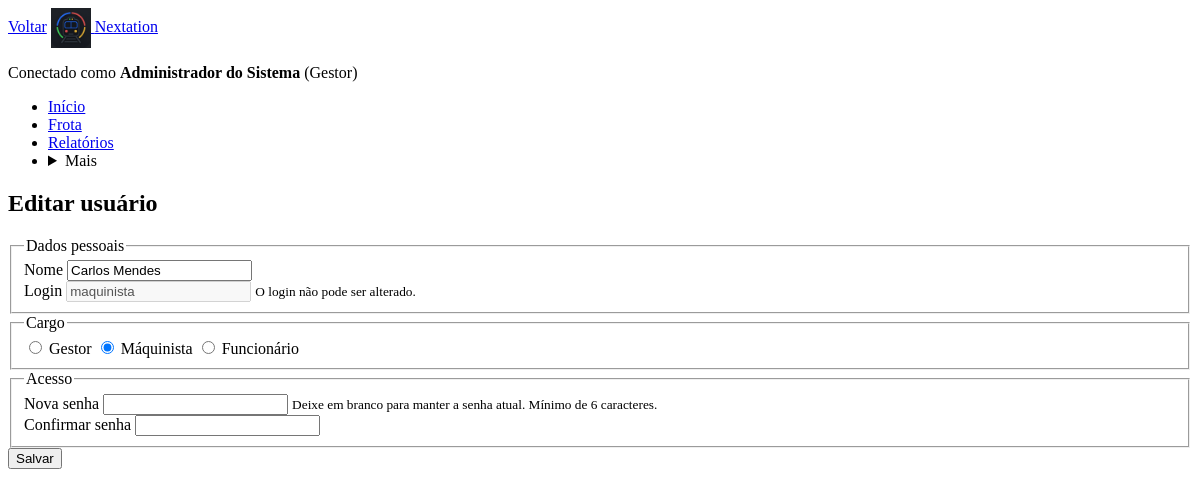
/usuarios_form.php?id_usuario=2 (signed in), run on the app's committed database.
### tables this page shows
CREATE TABLE usuarios (
    id_usuario INT NOT NULL AUTO_INCREMENT,
    nome VARCHAR(80) NOT NULL,
    login VARCHAR(30) NOT NULL,
    senha VARCHAR(255) NOT NULL,
    papel ENUM('administrador','maquinista','usuario_comum') NOT NULL,
    ativo TINYINT(1) NOT NULL DEFAULT 1,
    PRIMARY KEY (id_usuario),
    UNIQUE KEY uq_usuarios_login (login)
);

### includes/funcoes.php (called while the page is built, shortened)
<?php
function e($texto)
{
    return htmlspecialchars((string)$texto, ENT_QUOTES, 'UTF-8');
}
function papeisSistema()
{
    return [
        'administrador' => 'Gestor',
        'maquinista'    => 'Máquinista',
        'usuario_comum' => 'Funcionário',
    ];
}

### usuarios_form.php (the view, shortened to what this page needs)
<?php
require __DIR__ . '/includes/proteger.php';
require __DIR__ . '/config/conexao.php';
require __DIR__ . '/includes/funcoes.php';
$papeis_validos = ['administrador' => 'Administrador', 'maquinista' => 'Maquinista', 'usuario_comum' => 'Usuário comum'];
$erros = [];
$id_usuario = 0;
$dados = ['nome' => '', 'login' => '', 'papel' => ''];
if ($_SERVER['REQUEST_METHOD'] === 'POST') {
    $id_usuario = (int)($_POST['id_usuario'] ?? 0);
    $editando   = $id_usuario > 0;
    $dados['nome']  = trim($_POST['nome'] ?? '');
    $dados['login'] = trim($_POST['login'] ?? '');
    $dados['papel'] = $_POST['papel'] ?? '';
    $senha  = $_POST['senha'] ?? '';
    $senha2 = $_POST['senha2'] ?? '';
    if ($editando) {
        $stmt = $conexao->prepare('SELECT login FROM usuarios WHERE id_usuario = ?');
        $stmt->bind_param('i', $id_usuario);
        $stmt->execute();
        $atual = $stmt->get_result()->fetch_assoc();
        $stmt->close();
        if (!$atual) {
            flash('Usuário não encontrado.', 'erro');
            header('Location: usuarios.php');
            exit;
        }
        $dados['login'] = $atual['login'];
    }
    if ($dados['nome'] === '' || strlen($dados['nome']) > 80) {
        $erros[] = 'Informe o nome (até 80 caracteres).';
    }
    if (!$editando && ($dados['login'] === '' || strlen($dados['login']) > 30)) {
        $erros[] = 'Informe o login (até 30 caracteres).';
    }
    if (!array_key_exists($dados['papel'], $papeis_validos)) {
        $erros[] = 'Selecione um perfil válido.';
    }
    if ($editando && $id_usuario === (int)$_SESSION['usuario_id'] && $dados['papel'] !== 'administrador') {
        $erros[] = 'Você não pode alterar o seu próprio perfil de administrador.';
    }
    if (!$editando || $senha !== '' || $senha2 !== '') {
        if (strlen($senha) < 6) {
            $erros[] = 'A senha deve ter pelo menos 6 caracteres.';
        }
        if ($senha !== $senha2) {
            $erros[] = 'As senhas não conferem.';
        }
    }
    if (count($erros) === 0 && !$editando) {
        $stmt = $conexao->prepare('SELECT id_usuario FROM usuarios WHERE login = ?');
        $stmt->bind_param('s', $dados['login']);
        $stmt->execute();
        if ($stmt->get_result()->num_rows > 0) {
            $erros[] = 'Este login já está cadastrado.';
        }
        $stmt->close();
    }
    if (count($erros) === 0) {
        if ($editando && $senha === '') {
            $stmt = $conexao->prepare('UPDATE usuarios SET nome = ?, papel = ? WHERE id_usuario = ?');
            $stmt->bind_param('ssi', $dados['nome'], $dados['papel'], $id_usuario);
        } elseif ($editando) {
            $hash = password_hash($senha, PASSWORD_DEFAULT);
            $stmt = $conexao->prepare('UPDATE usuarios SET nome = ?, papel = ?, senha = ? WHERE id_usuario = ?');
            $stmt->bind_param('sssi', $dados['nome'], $dados['papel'], $hash, $id_usuario);
        } else {
            $hash = password_hash($senha, PASSWORD_DEFAULT);
            $stmt = $conexao->prepare('INSERT INTO usuarios (nome, login, senha, papel) VALUES (?, ?, ?, ?)');
            $stmt->bind_param('ssss', $dados['nome'], $dados['login'], $hash, $dados['papel']);
        }
        if ($stmt->execute()) {
            $stmt->close();
            flash($editando ? 'Usuário atualizado com sucesso.' : 'Usuário cadastrado com sucesso.');
            header('Location: usuarios.php');
            exit;
        }
        $stmt->close();
        $erros[] = 'Não foi possível gravar o usuário. Tente novamente.';
    }
} elseif (isset($_GET['id_usuario'])) {
    $id_usuario = (int)$_GET['id_usuario'];
    $stmt = $conexao->prepare('SELECT nome, login, papel FROM usuarios WHERE id_usuario = ?');
    $stmt->bind_param('i', $id_usuario);
    $stmt->execute();
    $linha = $stmt->get_result()->fetch_assoc();
    $dados = $linha;
}
$editando = $id_usuario > 0;
$titulo = $editando ? 'Editar usuário' : 'Cadastrar usuário';
require __DIR__ . '/includes/cabecalho.php';
?>
<section class="pagina-cabecalho">
    <h1 class="titulo-pagina"><?= e($titulo) ?></h1>
</section>
<form class="formulario formulario-usuario" method="POST" action="usuarios_form.php">
    <fieldset class="grupo grupo-dados-pessoais">
        <legend class="grupo-titulo">Dados pessoais</legend>
        <div class="campo">
            <label class="campo-rotulo" for="nome">Nome</label>
            <input class="campo-entrada" type="text" id="nome" name="nome" maxlength="80" value="<?= e($dados['nome']) ?>" required>
        </div>
        <div class="campo">
            <label class="campo-rotulo" for="login">Login</label>
            <?php if ($editando): ?>
                <input class="campo-entrada" type="text" id="login" value="<?= e($dados['login']) ?>" disabled>
                <small class="campo-ajuda">O login não pode ser alterado.</small>
            <?php else: ?>
                <input class="campo-entrada" type="text" id="login" name="login" maxlength="30" value="<?= e($dados['login']) ?>" autocomplete="off" required>
            <?php endif; ?>
        </div>
    </fieldset>
    <fieldset class="grupo grupo-cargo">
        <legend class="grupo-titulo">Cargo</legend>
        <div class="campo campo-opcoes">
            <div class="opcoes" role="radiogroup" aria-label="Cargo">
                <?php foreach (papeisSistema() as $valor => $rotulo): ?>
                    <label class="opcao cargo-<?= e($valor) ?>">
                        <input type="radio" name="papel" value="<?= e($valor) ?>" <?= $dados['papel'] === $valor ? 'checked' : '' ?> required>
                        <span class="opcao-texto"><?= e($rotulo) ?></span>
                    </label>
                <?php endforeach; ?>
            </div>
        </div>
    </fieldset>
    <fieldset class="grupo grupo-acesso">
        <legend class="grupo-titulo">Acesso</legend>
        <div class="campo">
            <label class="campo-rotulo" for="senha"><?= $editando ? 'Nova senha' : 'Senha' ?></label>
            <input class="campo-entrada" type="password" id="senha" name="senha" autocomplete="new-password" <?= $editando ? '' : 'required' ?>>
            <small class="campo-ajuda"><?= $editando ? 'Deixe em branco para manter a senha atual. ' : '' ?>Mínimo de 6 caracteres.</small>
        </div>
        <div class="campo">
            <label class="campo-rotulo" for="senha2">Confirmar senha</label>
            <input class="campo-entrada" type="password" id="senha2" name="senha2" autocomplete="new-password" <?= $editando ? '' : 'required' ?>>
        </div>
    </fieldset>
    <div class="formulario-acoes">
        <button class="botao botao-primario botao-largo" type="submit"><?= $editando ? 'Salvar' : 'Adicionar' ?></button>
    </div>
</form>
<?php require __DIR__ . '/includes/rodape.php'; ?>

### data on the page
usuarios: nome "Carlos Mendes", login "maquinista", papel "☐ Gestor", papel "☑ Máquinista", papel "☐ Funcionário"

### other printed values
$_SESSION['usuario_nome'] "Administrador do Sistema"
rotuloPapel($_SESSION['usuario_papel']) "Gestor"
$titulo "Editar usuário"
$rotulo "Gestor"
$rotulo "Máquinista"
$rotulo "Funcionário"
